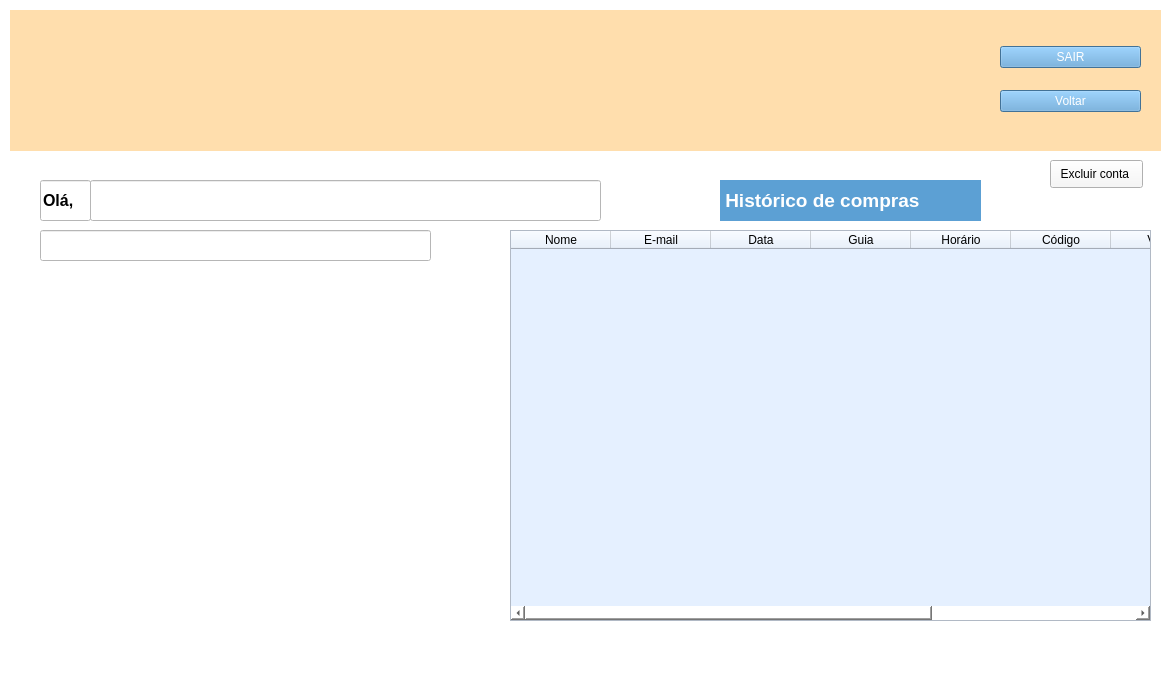
<?xml version="1.0" encoding="UTF-8"?>
<ui version="4.0">
 <class>MainWindow</class>
 <widget class="QMainWindow" name="MainWindow">
  <property name="geometry">
   <rect>
    <x>0</x>
    <y>0</y>
    <width>1174</width>
    <height>690</height>
   </rect>
  </property>
  <property name="windowTitle">
   <string>MainWindow</string>
  </property>
  <property name="styleSheet">
   <string notr="true">background-color: rgb(255, 255, 255);</string>
  </property>
  <widget class="QWidget" name="centralwidget">
   <widget class="QWidget" name="widget" native="true">
    <property name="geometry">
     <rect>
      <x>10</x>
      <y>10</y>
      <width>1151</width>
      <height>141</height>
     </rect>
    </property>
    <property name="styleSheet">
     <string notr="true">background-color: rgb(255,222,173);</string>
    </property>
    <widget class="QWidget" name="layoutWidget">
     <property name="geometry">
      <rect>
       <x>990</x>
       <y>20</y>
       <width>141</width>
       <height>100</height>
      </rect>
     </property>
     <layout class="QVBoxLayout" name="verticalLayout_3">
      <item>
       <widget class="QPushButton" name="pushButton_sair">
        <property name="styleSheet">
         <string notr="true">background-color: rgb(92, 160, 212);
color: rgb(255, 255, 255);</string>
        </property>
        <property name="text">
         <string>SAIR</string>
        </property>
       </widget>
      </item>
      <item>
       <widget class="QPushButton" name="pushButton_voltar">
        <property name="styleSheet">
         <string notr="true">background-color: rgb(92, 160, 212);
color: rgb(255, 255, 255);</string>
        </property>
        <property name="text">
         <string>Voltar</string>
        </property>
       </widget>
      </item>
     </layout>
    </widget>
    <widget class="QLabel" name="label_3">
     <property name="geometry">
      <rect>
       <x>-10</x>
       <y>-10</y>
       <width>341</width>
       <height>151</height>
      </rect>
     </property>
     <property name="text">
      <string/>
     </property>
     <property name="pixmap">
      <pixmap>../imagens/logo.png</pixmap>
     </property>
     <property name="scaledContents">
      <bool>true</bool>
     </property>
    </widget>
   </widget>
   <widget class="QLabel" name="foto13">
    <property name="geometry">
     <rect>
      <x>10</x>
      <y>160</y>
      <width>641</width>
      <height>471</height>
     </rect>
    </property>
    <property name="text">
     <string/>
    </property>
    <property name="pixmap">
     <pixmap>../imagens/foto13.jpg</pixmap>
    </property>
   </widget>
   <widget class="QLineEdit" name="lineEdit_nome">
    <property name="geometry">
     <rect>
      <x>90</x>
      <y>180</y>
      <width>511</width>
      <height>41</height>
     </rect>
    </property>
    <property name="font">
     <font>
      <pointsize>13</pointsize>
      <weight>75</weight>
      <bold>true</bold>
     </font>
    </property>
    <property name="styleSheet">
     <string notr="true">background-color: rgb(255, 255, 255);</string>
    </property>
    <property name="text">
     <string/>
    </property>
    <property name="readOnly">
     <bool>true</bool>
    </property>
   </widget>
   <widget class="QLineEdit" name="lineEdit_email">
    <property name="geometry">
     <rect>
      <x>40</x>
      <y>230</y>
      <width>391</width>
      <height>31</height>
     </rect>
    </property>
    <property name="font">
     <font>
      <pointsize>9</pointsize>
     </font>
    </property>
    <property name="styleSheet">
     <string notr="true">background-color: rgb(255, 255, 255);</string>
    </property>
    <property name="readOnly">
     <bool>true</bool>
    </property>
   </widget>
   <widget class="QTableWidget" name="tableWidget">
    <property name="geometry">
     <rect>
      <x>510</x>
      <y>230</y>
      <width>641</width>
      <height>391</height>
     </rect>
    </property>
    <property name="styleSheet">
     <string notr="true">background-color: rgb(229, 240, 255);</string>
    </property>
    <column>
     <property name="text">
      <string>Nome</string>
     </property>
    </column>
    <column>
     <property name="text">
      <string>E-mail</string>
     </property>
    </column>
    <column>
     <property name="text">
      <string>Data</string>
     </property>
    </column>
    <column>
     <property name="text">
      <string>Guia</string>
     </property>
    </column>
    <column>
     <property name="text">
      <string>Horário</string>
     </property>
    </column>
    <column>
     <property name="text">
      <string>Código</string>
     </property>
    </column>
    <column>
     <property name="text">
      <string>Valor</string>
     </property>
    </column>
    <column>
     <property name="text">
      <string>Tipo</string>
     </property>
    </column>
    <column>
     <property name="text">
      <string>Status</string>
     </property>
    </column>
   </widget>
   <widget class="QLabel" name="label">
    <property name="geometry">
     <rect>
      <x>720</x>
      <y>180</y>
      <width>261</width>
      <height>41</height>
     </rect>
    </property>
    <property name="font">
     <font>
      <pointsize>14</pointsize>
      <weight>75</weight>
      <bold>true</bold>
     </font>
    </property>
    <property name="styleSheet">
     <string notr="true">background-color: rgb(92, 160, 212);
color: rgb(255, 255, 255);</string>
    </property>
    <property name="text">
     <string> Histórico de compras</string>
    </property>
   </widget>
   <widget class="QPushButton" name="pushButton_excluir_conta">
    <property name="geometry">
     <rect>
      <x>1050</x>
      <y>160</y>
      <width>93</width>
      <height>28</height>
     </rect>
    </property>
    <property name="styleSheet">
     <string notr="true">background-color: rgb(247, 247, 247);</string>
    </property>
    <property name="text">
     <string>Excluir conta </string>
    </property>
   </widget>
   <widget class="QLineEdit" name="lineEdit">
    <property name="geometry">
     <rect>
      <x>40</x>
      <y>180</y>
      <width>51</width>
      <height>41</height>
     </rect>
    </property>
    <property name="font">
     <font>
      <pointsize>12</pointsize>
      <weight>75</weight>
      <bold>true</bold>
     </font>
    </property>
    <property name="text">
     <string>Olá,</string>
    </property>
   </widget>
  </widget>
  <widget class="QMenuBar" name="menubar">
   <property name="geometry">
    <rect>
     <x>0</x>
     <y>0</y>
     <width>1174</width>
     <height>26</height>
    </rect>
   </property>
  </widget>
  <widget class="QStatusBar" name="statusbar"/>
 </widget>
 <resources/>
 <connections/>
</ui>
